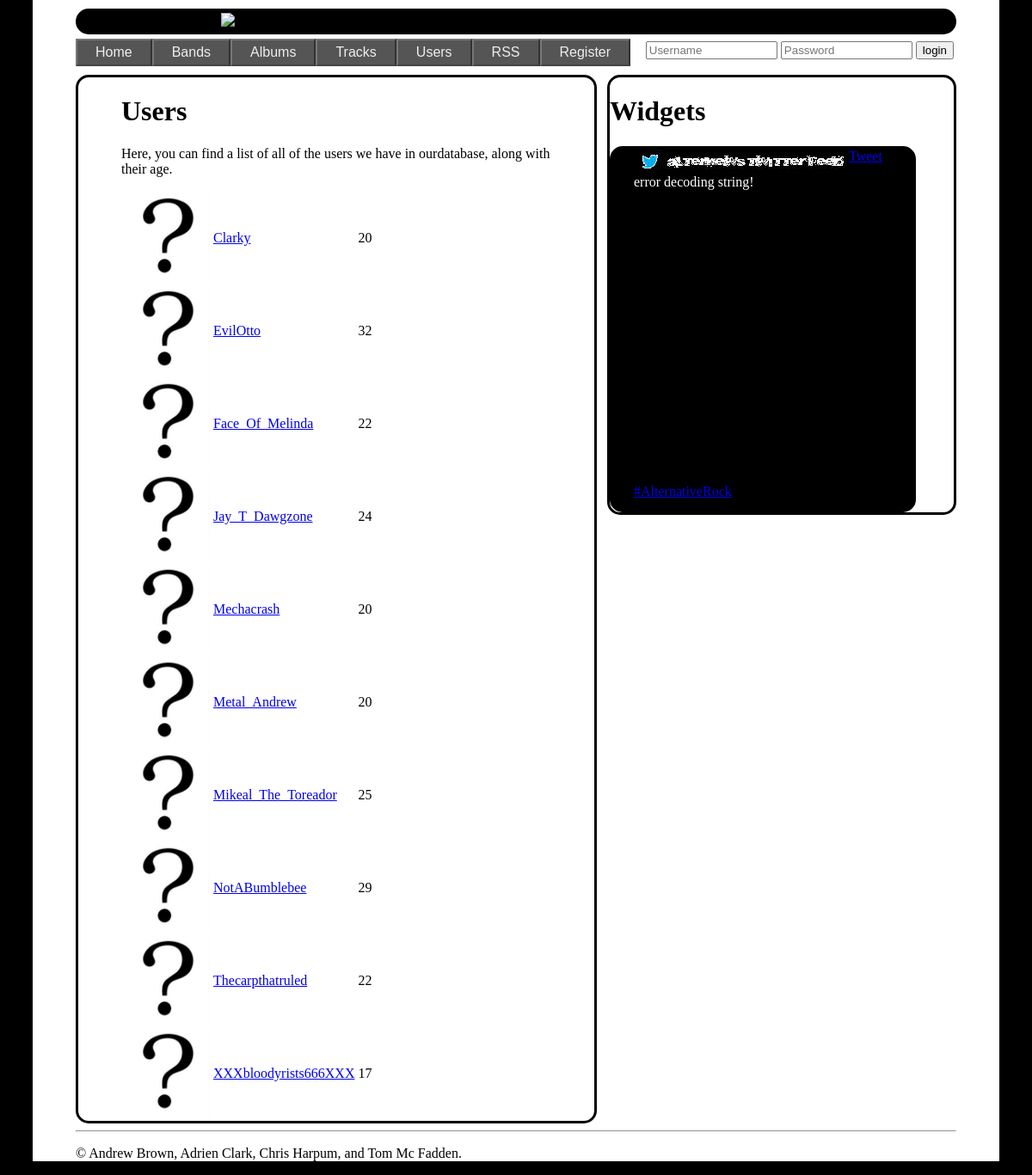
Page /userlist.php on the committed database.
### tables this page shows
CREATE TABLE IF NOT EXISTS `user` (
  `userid` int(11) NOT NULL AUTO_INCREMENT,
  `username` varchar(100) NOT NULL,
  `userpassword` varchar(100) NOT NULL,
  `userrealname` varchar(100) DEFAULT NULL,
  `userage` int(11) DEFAULT NULL,
  `userdescription` varchar(5000) DEFAULT NULL,
  `useravataruri` varchar(500) NOT NULL DEFAULT './Images/UserAvatars/default.jpg',
  PRIMARY KEY (`userid`),
  UNIQUE KEY `username` (`username`)
);

### userlist.php (the view, shortened to what this page needs)
<!DOCTYPE html>
<?php require_once 'databasevars.php';
?>
<html>
    <head>
        <link rel="stylesheet" type="text/css" href="./CSS/alternews.css">
    </head>
    <body>
        <?php include_once 'header.php'; ?>
        <?php
        if (isset($_GET['userid'])) {
            show_user($_GET['userid']);
        } else {
            echo "<div id='pagecontent'>\n";
            echo "<h1>Users</h1>\n";
            echo "<p>Here, you can find a list of all of the users we have in our" .
            "database, along with their age.</p>\n";
            $db_server = mysqli_connect($db_hostname, $db_username, $db_password, $db_database);
            if (!$db_server) {
                echo "<p>Could not connect to database:" . mysqli_error($db_server) . "</p>\n";
            } else {
                $userquery = 'SELECT userid, useravataruri, username, userage FROM user ORDER BY username ASC';
                $result = mysqli_query($db_server, $userquery);
                if (!$result) {
                    echo "<p>Could not access users: " . mysqli_error($db_server) . "</p>\n";
                } else {
                    $len = mysqli_num_rows($result);
                    echo "<table>\n";
                    for ($i = 0; $i < $len; ++$i) {
                        $row = mysqli_fetch_assoc($result);
                        echo "<tr>\n";
                        echo "<td><img src=\"{$row["useravataruri"]}\" height=\"100\" width=\"100\"></img></td>\n";
                        echo "<td><a href=userlist.php?userid={$row["userid"]}>{$row["username"]}</a></td>\n";
                        echo "<td>{$row["userage"]}</td>\n";
                        echo "</tr>\n";
                    }
                    echo "</table>\n";
                }
            }
            echo "</div>\n";
        }
        include_once 'widgetpane.php';
        ?>
    </body>
</html>

### CSS/alternews.css (style rules this page uses)
html { display: block; overflow: auto; background-color: black; }
body { display: block; background-color: white; width: 1024px; min-height: 1024px; margin: auto; padding-right: 50px; padding-left:50px; padding-top: 10px; }
div#pagecontent { display: block; float: left; color: black; border: 3px solid black; border-radius: 15px; padding: 0px 50px 0px; width: 500px; }

### rows in the picture
user: useravataruri (placeholder picture), username "Clarky", userage "20"
user: useravataruri (placeholder picture), username "EvilOtto", userage "32"
user: useravataruri (placeholder picture), username "Face_Of_Melinda", userage "22"
user: useravataruri (placeholder picture), username "Jay_T_Dawgzone", userage "24"
user: useravataruri (placeholder picture), username "Mechacrash", userage "20"
user: useravataruri (placeholder picture), username "Metal_Andrew", userage "20"
user: useravataruri (placeholder picture), username "Mikeal_The_Toreador", userage "25"
user: useravataruri (placeholder picture), username "NotABumblebee", userage "29"
user: useravataruri (placeholder picture), username "Thecarpthatruled", userage "22"
user: useravataruri (placeholder picture), username "XXXbloodyrists666XXX", userage "17"

### other values in the picture
$search "AlternativeRock"
